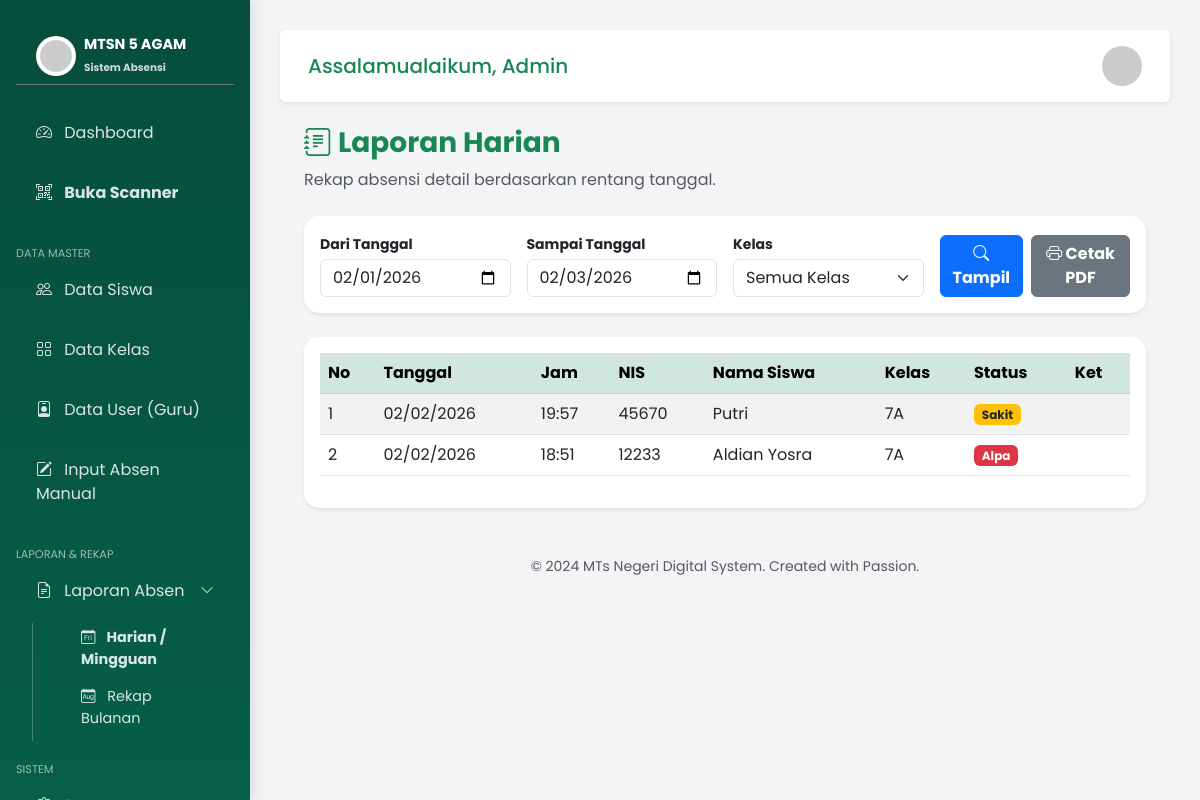
The page /laporan_harian.php (signed in) on the database its author committed.
### tables this page shows
CREATE TABLE `pengaturan` (
  `id` int(11) NOT NULL,
  `nama_sekolah` varchar(100) NOT NULL DEFAULT 'MTs NEGERI DIGITAL',
  `alamat_sekolah` text DEFAULT NULL,
  `logo_sekolah` varchar(255) DEFAULT 'logo_default.png',
  `kepala_sekolah` varchar(100) DEFAULT NULL,
  `nip_kepsek` varchar(50) DEFAULT NULL,
  `jam_masuk` time DEFAULT '07:00:00',
  `jam_pulang` time DEFAULT '14:00:00',
  `wajib_pulang` tinyint(1) DEFAULT 1,
  `api_token` varchar(255) DEFAULT NULL,
  `api_endpoint` varchar(255) DEFAULT 'https://api.fonnte.com/send',
  `pesan_masuk` text DEFAULT NULL,
  `pesan_pulang` text DEFAULT NULL
);

CREATE TABLE `absensi` (
  `id_absen` int(11) NOT NULL,
  `id_siswa` int(11) NOT NULL,
  `tanggal` date NOT NULL,
  `jam_masuk` time DEFAULT NULL,
  `jam_pulang` time DEFAULT NULL,
  `status` enum('Hadir','Sakit','Izin','Alpa') NOT NULL DEFAULT 'Alpa',
  `keterangan` text DEFAULT NULL,
  `is_notif_sent` tinyint(1) DEFAULT 0
);

CREATE TABLE `siswa` (
  `id_siswa` int(11) NOT NULL,
  `nis` varchar(20) NOT NULL,
  `nama_siswa` varchar(100) NOT NULL,
  `jenis_kelamin` enum('L','P') NOT NULL,
  `id_kelas` int(11) NOT NULL,
  `nama_ortu` varchar(100) DEFAULT NULL,
  `no_hp_ortu` varchar(20) NOT NULL,
  `foto_siswa` varchar(255) DEFAULT 'default.jpg'
);

CREATE TABLE `kelas` (
  `id_kelas` int(11) NOT NULL,
  `nama_kelas` varchar(20) NOT NULL,
  `id_walikelas` int(11) DEFAULT NULL
);

### laporan_harian.php (the view, shortened to what this page needs)
<?php
include 'config/koneksi.php';
include 'layout/header.php';
$tgl_awal  = isset($_GET['tgl_awal']) ? $_GET['tgl_awal'] : date('Y-m-01');
$tgl_akhir = isset($_GET['tgl_akhir']) ? $_GET['tgl_akhir'] : date('Y-m-d');
$id_kelas  = isset($_GET['id_kelas']) ? $_GET['id_kelas'] : 'semua';
?>
<div class="container-fluid px-4">
    <div class="mb-4 mt-3">
        <h3 class="fw-bold text-success"><i class="bi bi-journal-text"></i> Laporan Harian</h3>
        <p class="text-muted">Rekap absensi detail berdasarkan rentang tanggal.</p>
    </div>
    <div class="card card-custom bg-white shadow-sm border-0 mb-4">
        <div class="card-body">
            <form action="" method="GET" class="row g-3">
                <div class="col-md-3">
                    <label class="fw-bold small mb-1">Dari Tanggal</label>
                    <input type="date" name="tgl_awal" class="form-control" value="<?php echo $tgl_awal; ?>">
                </div>
                <div class="col-md-3">
                    <label class="fw-bold small mb-1">Sampai Tanggal</label>
                    <input type="date" name="tgl_akhir" class="form-control" value="<?php echo $tgl_akhir; ?>">
                </div>
                <div class="col-md-3">
                    <label class="fw-bold small mb-1">Kelas</label>
                    <select name="id_kelas" class="form-select">
                        <option value="semua">Semua Kelas</option>
                    </select>
                </div>
                <div class="col-md-3 d-flex align-items-end gap-2">
                    <button type="submit" class="btn btn-primary flex-fill fw-bold">
                        <i class="bi bi-search"></i> Tampil
                    </button>
                    <a href="cetak_laporan.php?tgl_awal=<?php echo $tgl_awal; ?>&tgl_akhir=<?php echo $tgl_akhir; ?>&id_kelas=<?php echo $id_kelas; ?>" target="_blank" class="btn btn-secondary fw-bold">
                        <i class="bi bi-printer"></i> Cetak PDF
                    </a>
                </div>
            </form>
        </div>
    </div>
    <div class="card card-custom bg-white shadow-sm border-0">
        <div class="card-body">
            <div class="table-responsive">
                <table class="table table-striped table-hover align-middle">
                    <thead class="table-success">
                        <tr>
                            <th>No</th>
                            <th>Tanggal</th>
                            <th>Jam</th>
                            <th>NIS</th>
                            <th>Nama Siswa</th>
                            <th>Kelas</th>
                            <th>Status</th>
                            <th>Ket</th>
                        </tr>
                    </thead>
                    <tbody>
                        <?php
                        $q_sql = "SELECT absensi.*, siswa.nis, siswa.nama_siswa, kelas.nama_kelas
                                  FROM absensi
                                  JOIN siswa ON absensi.id_siswa = siswa.id_siswa
                                  JOIN kelas ON siswa.id_kelas = kelas.id_kelas
                                  WHERE absensi.tanggal BETWEEN '$tgl_awal' AND '$tgl_akhir'";
                        $q_sql .= " ORDER BY absensi.tanggal DESC, absensi.jam_masuk DESC";
                        $run_q = mysqli_query($koneksi, $q_sql);
                        $no = 1;
                        if(mysqli_num_rows($run_q) > 0){
                            while($row = mysqli_fetch_assoc($run_q)) : ?>
                            <tr>
                                <td><?php echo $no++; ?></td>
                                <td><?php echo date('d/m/Y', strtotime($row['tanggal'])); ?></td>
                                <td><?php echo substr($row['jam_masuk'], 0, 5); ?></td>
                                <td><?php echo $row['nis']; ?></td>
                                <td><?php echo $row['nama_siswa']; ?></td>
                                <td><?php echo $row['nama_kelas']; ?></td>
                                <td>
                                    <?php
                                    if($row['status']=='Hadir') echo '<span class="badge bg-success">Hadir</span>';
                                    elseif($row['status']=='Sakit') echo '<span class="badge bg-warning text-dark">Sakit</span>';
                                    elseif($row['status']=='Izin') echo '<span class="badge bg-info text-dark">Izin</span>';
                                    else echo '<span class="badge bg-danger">Alpa</span>';
                                    ?>
                                </td>
                                <td><small><?php echo $row['keterangan']; ?></small></td>
                            </tr>
                            <?php endwhile;
                        } else {
                            echo "<tr><td colspan='8' class='text-center'>Tidak ada data.</td></tr>";
                        } ?>
                    </tbody>
                </table>
            </div>
        </div>
    </div>
</div>
<?php include 'layout/footer.php'; ?>

### layout/sidebar.php (shortened to what this page needs)
<?php
if(isset($koneksi)){
    $q_instansi = mysqli_query($koneksi, "SELECT * FROM pengaturan LIMIT 1");
    $d_instansi = mysqli_fetch_assoc($q_instansi);
    $logo_sidebar = $d_instansi['logo_sekolah'];
    $nama_sidebar = $d_instansi['nama_sekolah'];
} else {
    $logo_sidebar = 'logo_default.png';
    $nama_sidebar = 'MTs NEGERI DIGITAL';
}
?>
<div class="sidebar d-flex flex-column p-3">
    <div class="brand-logo d-flex align-items-center mb-4 pb-2 border-bottom border-secondary">
        <img src="assets/img/<?php echo $logo_sidebar; ?>" alt="Logo" width="40" height="40" class="me-2 rounded-circle bg-white p-1" onerror="this.src='https://via.placeholder.com/40'">
        <div style="line-height: 1.2;">
            <span class="d-block fw-bold" style="font-size: 0.9rem;"><?php echo $nama_sidebar; ?></span>
            <small style="font-size: 0.65rem; opacity: 0.8;">Sistem Absensi</small>
        </div>
    </div>
    <ul class="nav nav-pills flex-column mb-2">
        <li class="nav-item mb-1">
            <a href="index.php" class="nav-link <?php echo (basename($_SERVER['PHP_SELF']) == 'index.php') ? 'active' : ''; ?>">
                <i class="bi bi-speedometer2 me-2"></i> Dashboard
            </a>
        </li>
        <li class="nav-item mb-1">
            <a href="scan.php" target="_blank" class="nav-link text-warning bg-warning bg-opacity-10 border border-warning border-opacity-25">
                <i class="bi bi-qr-code-scan me-2"></i> <b>Buka Scanner</b>
            </a>
        </li>
        <li class="nav-header text-uppercase small mt-3 mb-1" style="opacity: 0.6; font-size: 0.7rem;">Data Master</li>
        <li class="nav-item mb-1">
            <a href="data_siswa.php" class="nav-link <?php echo (basename($_SERVER['PHP_SELF']) == 'data_siswa.php') ? 'active' : ''; ?>">
                <i class="bi bi-people me-2"></i> Data Siswa
            </a>
        </li>
        <li class="nav-item mb-1">
            <a href="data_kelas.php" class="nav-link <?php echo (basename($_SERVER['PHP_SELF']) == 'data_kelas.php') ? 'active' : ''; ?>">
                <i class="bi bi-grid me-2"></i> Data Kelas
            </a>
        </li>
        <li class="nav-item mb-1">
            <a href="data_user.php" class="nav-link <?php echo (basename($_SERVER['PHP_SELF']) == 'data_user.php') ? 'active' : ''; ?>">
                <i class="bi bi-person-badge me-2"></i> Data User (Guru)
            </a>
        </li>
        <li class="nav-item mb-1">
            <a href="input_manual.php" class="nav-link <?php echo (basename($_SERVER['PHP_SELF']) == 'input_manual.php') ? 'active' : ''; ?>">
                <i class="bi bi-pencil-square me-2"></i> Input Absen Manual
            </a>
        </li>
        <li class="nav-header text-uppercase small mt-3 mb-1" style="opacity: 0.6; font-size: 0.7rem;">Laporan & Rekap</li>
        <li class="nav-item mb-1">
            <a href="#submenuLaporan" data-bs-toggle="collapse" class="nav-link d-flex justify-content-between align-items-center text-white" aria-expanded="false">
                <span><i class="bi bi-file-earmark-text me-2"></i> Laporan Absen</span>
                <i class="bi bi-chevron-down small"></i>
            </a>
            <div class="collapse <?php echo (strpos(basename($_SERVER['PHP_SELF']), 'laporan_') !== false) ? 'show' : ''; ?>" id="submenuLaporan">
                <ul class="nav flex-column ms-3 mt-1 border-start border-white border-opacity-25 ps-2">
                    <li class="nav-item">
                        <a href="laporan_harian.php" class="nav-link py-1 small text-white-50 <?php echo (basename($_SERVER['PHP_SELF']) == 'laporan_harian.php') ? 'text-white fw-bold' : ''; ?>">
                            <i class="bi bi-calendar-day me-2"></i> Harian / Mingguan
                        </a>
                    </li>
                    <li class="nav-item">
                        <a href="laporan_bulanan.php" class="nav-link py-1 small text-white-50 <?php echo (basename($_SERVER['PHP_SELF']) == 'laporan_bulanan.php') ? 'text-white fw-bold' : ''; ?>">
                            <i class="bi bi-calendar-month me-2"></i> Rekap Bulanan
                        </a>
                    </li>
                </ul>
            </div>
        </li>
        <li class="nav-header text-uppercase small mt-3 mb-1" style="opacity: 0.6; font-size: 0.7rem;">Sistem</li>
        <li class="nav-item mb-1">
            <a href="pengaturan.php" class="nav-link <?php echo (basename($_SERVER['PHP_SELF']) == 'pengaturan.php') ? 'active' : ''; ?>">
                <i class="bi bi-gear me-2"></i> Pengaturan Sekolah
            </a>
        </li>
    </ul>
</div>

### assets/css/style.css (style rules this page uses)
:root { --mts-dark: #064e3b; --mts-main: #10b981; --mts-light: #d1fae5; --text-dark: #1f2937; }
body { font-family: "Poppins", sans-serif; background-color: #f3f4f6; color: var(--text-dark); }
.sidebar { height: 100vh; width: 250px; position: fixed; top: 0; left: 0; background: linear-gradient(180deg, #064e3b 0%, #065f46 100%); color: white; box-shadow: 4px 0 15px rgba(0, 0, 0, 0.1); z-index: 1000; overflow-y: auto; }
.sidebar .nav-link { color: rgba(255, 255, 255, 0.85) !important; margin-bottom: 8px; padding: 12px 20px; border-radius: 8px; transition: all 0.3s ease; border: none !important; font-weight: 400; background: transparent !important; }
.sidebar .collapse .nav-link { padding-left: 40px; font-size: 0.9rem; }
.brand-logo { font-size: 1.2rem; font-weight: bold; padding: 20px; border-bottom: 1px solid rgba(255, 255, 255, 0.1); margin-bottom: 20px; }
.card-custom { border: none; border-radius: 15px; box-shadow: 0 5px 15px rgba(0, 0, 0, 0.05); transition: transform 0.3s; }

### rows shown on the page
pengaturan: nama_sekolah "MTSN 5 AGAM"
absensi: tanggal "02/02/2026", jam_masuk "19:57", id_siswa.nis "45670", id_siswa.nama_siswa "Putri", kelas.nama_kelas "7A", status "Sakit"
absensi: tanggal "02/02/2026", jam_masuk "18:51", id_siswa.nis "12233", id_siswa.nama_siswa "Aldian Yosra", kelas.nama_kelas "7A", status "Alpa"
